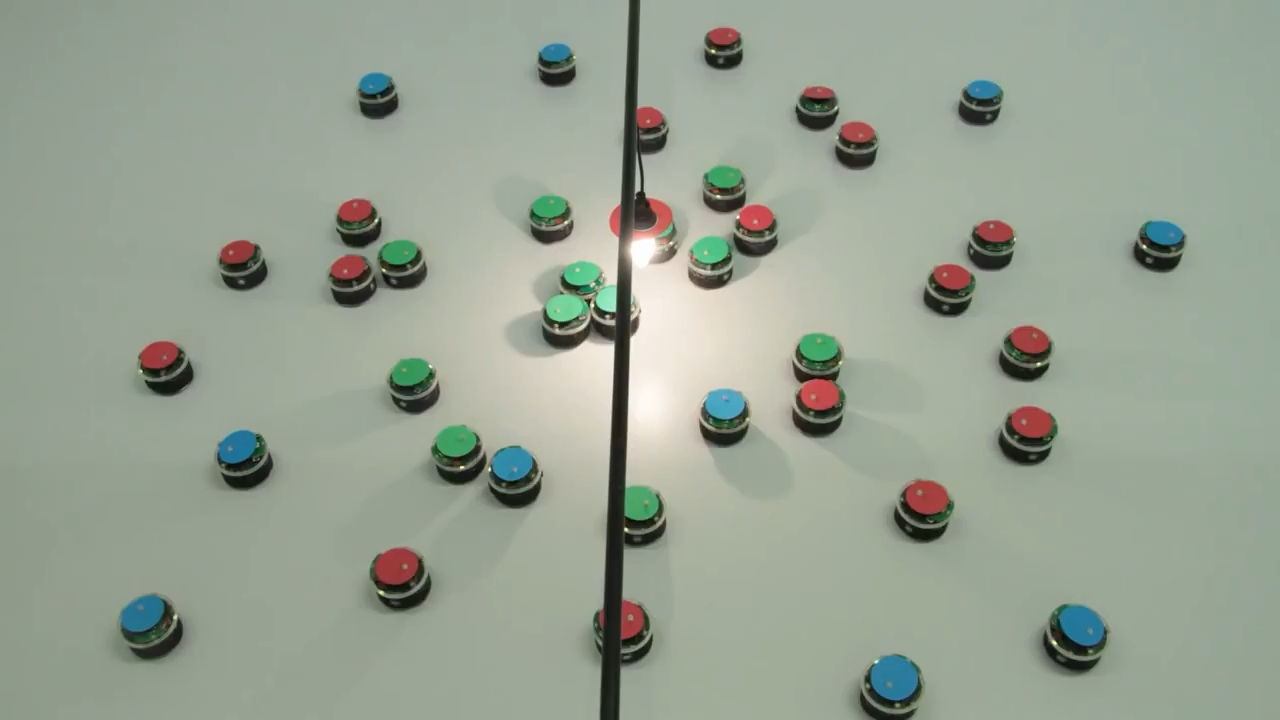
//> input picture university_labs/lab3/task3(MeanShift)/roi_robotov_1.jpg, 1280 x 720 px
$ ./lab3_task3_MeanShift_   (built with g++ and OpenCV 4)
//> lines starting //> are read from the running program, lines starting //| are printed output that depends on the picture; after the words box and inside, x2 and y2 are one past the last pixel; in counts of white or black regions, pixels touching at a corner belong together
#include <opencv2/highgui/highgui.hpp>
#include <opencv2/imgproc.hpp>
#include <iostream>

using namespace std;
using namespace cv;

Mat cimg, result;
void ResultImage(int mini, int maxi, Vec3b color, int n);

int main()
{
    Mat input_img = imread("roi_robotov_1.jpg");
//> input_img is the input picture: 720 rows x 1280 cols, CV_8UC3; mean B, G, R 146.7, 161.3, 151.4
    if (input_img.empty()) // Проверка на ошибки (загружено изображение или нет)
    {
        cout << "Could not open or find the image" << endl;
        system("pause"); // Ожидание нажатие кнопки
        return -1;
    }

    // Сегментация MeanShift
    Mat image_MeanShift;
    int spatial_radius = 60;
    int color_radius = 50;
    int pyramid_levels = 1;

    TermCriteria term_criteria{};
    term_criteria.maxCount = 5;
    term_criteria.epsilon = 1;
    term_criteria.type = TermCriteria::COUNT + TermCriteria::EPS;

    pyrMeanShiftFiltering(input_img, image_MeanShift, spatial_radius, color_radius, pyramid_levels, term_criteria);
    imshow("MeanShift", image_MeanShift); //проверка

    cvtColor(image_MeanShift, cimg, COLOR_BGR2HSV); // Преобразование из BGR в HSV
//> cimg: 720 rows x 1280 cols, CV_8UC3; mean H, S, V 50.5, 29, 163.7
    imshow("MeanShift_HSV", cimg); // проверка
    // делаем две копии
    // buff для всей магии
    // result для рисования на нём
    Mat buff;
    buff = cimg.clone();
    result = input_img.clone();
    //imshow("img", img); // проверка

    // Пороговая фильтрация. Выбор диапазона для поиска лампы
    // lamp
    inRange(cimg, Vec3b(0, 0, 150), Vec3b(17, 23, 255), cimg);
//> cimg: 720 rows x 1280 cols, CV_8UC1; 0.09% white; 63 white regions (60 under 20 px), largest, box (x1, y1, x2, y2) and area: (636, 267, 662, 311) 249, (654, 265, 672, 303) 176, (634, 254, 652, 269) 160
    //imshow("cimg", cimg); // проверка

    /// Получение маски ядра для морфологии
    Mat kernel = getStructuringElement(MORPH_RECT, Size(5, 5));
    /// Морфология
    erode(cimg, cimg, kernel, Point(-1, -1), 1); // Эрозия для устранения шумов
    dilate(cimg, cimg, kernel, Point(-1, -1), 3); // Дилатация для увеличения размеров
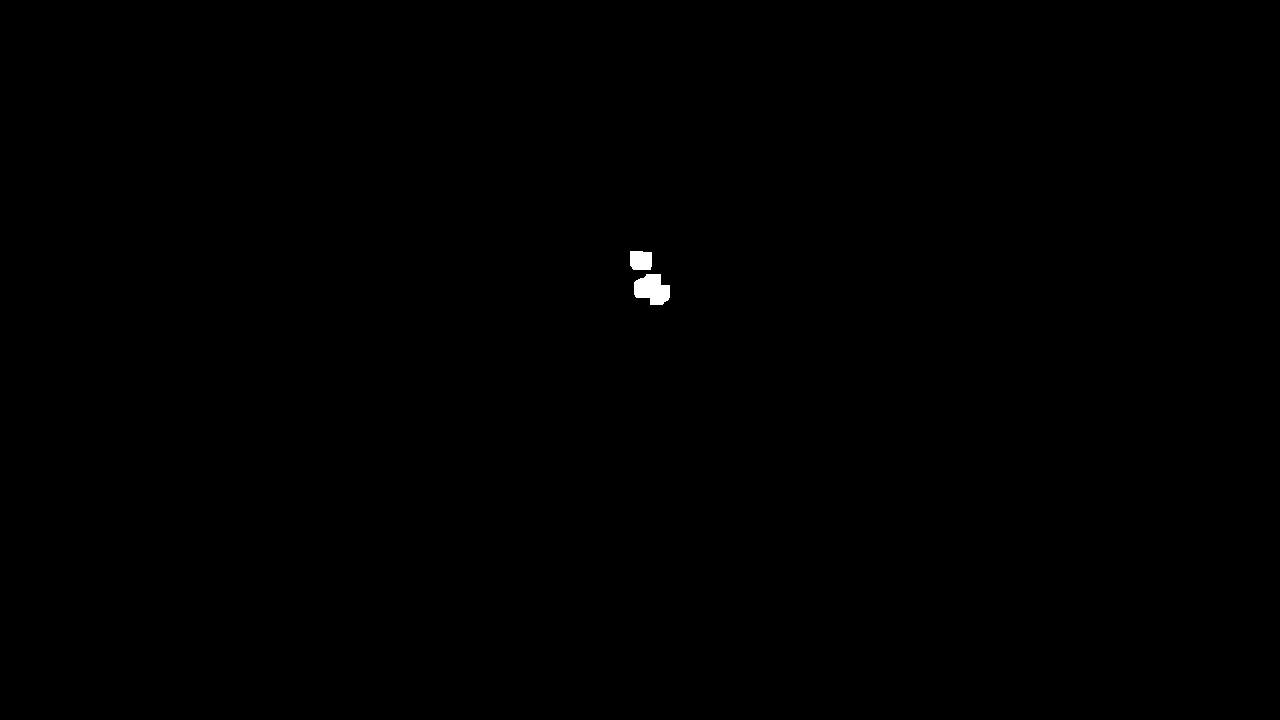
//> cimg: 720 rows x 1280 cols, CV_8UC1; 0.13% white; 2 white regions

    /// Нахождение и рисование контура лампы
    ResultImage(50, 110, Vec3b(0, 255, 255), 1);
//> in ResultImage, `findContours(cimg, cnts, RETR_EXTERNAL, CHAIN_APPROX_NONE);`: cnts = 2 contours; box (x1, y1, x2, y2) and area: (634, 274, 670, 305) 758, (630, 251, 652, 270) 360
//> the loop in ResultImage, `for (int i = 0; i < cnts.size(); i++)` made 2 passes
//> after the loop in ResultImage, `for (int i = 0; i < cnts.size(); i++)`: result: 720 rows x 1280 cols, CV_8UC3; 226 pixels changed, all inside (x1, y1, x2, y2) = (629, 250, 653, 271)
//> after the loop in ResultImage, `for (int i = 0; i < cnts.size(); i++)`: minum = 1000; imnts = moments, m00 360.5, centre m10/m00, m01/m00 = (640.5, 260)
//> in ResultImage, `circle(result, Point(imnts.m10 / imnts.m00, imnts.m01 / imnts.m00), 5,..`: result: 720 rows x 1280 cols, CV_8UC3; mean B, G, R 146.6, 161.3, 151.4

    /// Пороговая фильтрация. Выбор двух диапазононов для вычисления всех роботов нужного цвета
    /// red
    Mat a, b;
    inRange(buff, Vec3b(0, 10, 0), Vec3b(10, 255, 255), a);
//> a: 720 rows x 1280 cols, CV_8UC1; 1.3% white; 21 white regions (2 under 20 px), largest, box (x1, y1, x2, y2) and area: (374, 548, 419, 584) 1214, (906, 480, 949, 514) 1095, (1012, 407, 1052, 437) 953
    inRange(buff, Vec3b(160, 10, 0), Vec3b(179, 255, 255), b);
//> b: 720 rows x 1280 cols, CV_8UC1; 0.08% white; 19 white regions (18 under 20 px), largest, box (x1, y1, x2, y2) and area: (739, 205, 773, 230) 656
    cimg = a + b; // Сложение двух бинаризованных изображений и получение одного со всеми роботами нужного цвета
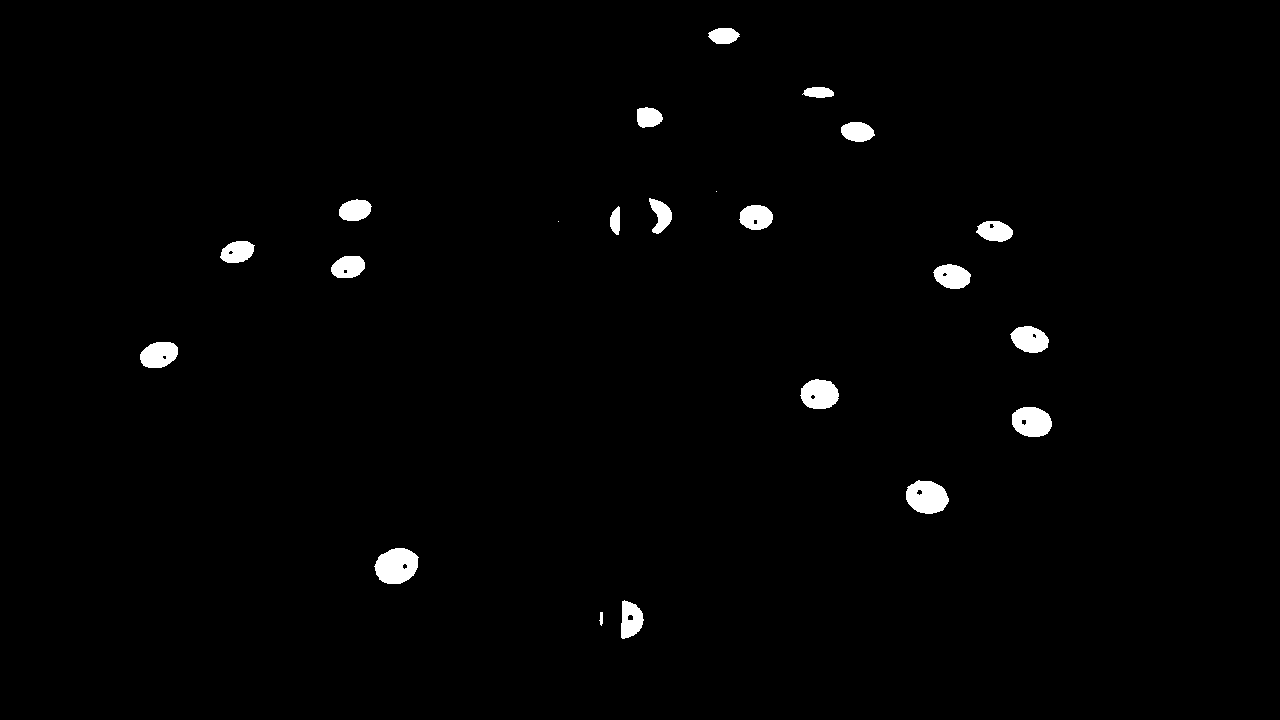
//> cimg: 720 rows x 1280 cols, CV_8UC1; 1.3% white; 22 white regions (2 under 20 px)
    // imshow("binary red", cimg); // проверка

    /// Нахождение и рисование контуров
    ResultImage(65, 130, Vec3b(0, 0, 255), 0);
//> in ResultImage (call 2), `findContours(cimg, cnts, RETR_EXTERNAL, CHAIN_APPROX_NONE);`: cnts = 22 contours, 2 with area under 20; largest, box (x1, y1, x2, y2) and area: (374, 548, 419, 584) 1171, (906, 480, 949, 514) 1058, (1012, 407, 1052, 437) 918, (800, 379, 839, 409) 862, (140, 342, 178, 368) 738
//> the loop in ResultImage (call 2), `for (int i = 0; i < cnts.size(); i++)` made 22 passes
//> after the loop in ResultImage (call 2), `for (int i = 0; i < cnts.size(); i++)`: result: 720 rows x 1280 cols, CV_8UC3; mean B, G, R 146.2, 160.8, 152.1
    //imshow("conturs_red", result); // проверка

    /// green
    cimg = buff.clone();
    inRange(cimg, Vec3b(69, 50, 140), Vec3b(80, 255, 255), cimg);
//> cimg: 720 rows x 1280 cols, CV_8UC1; 0.72% white; 61 white regions (49 under 20 px)
    //imshow("binary green", cimg); // проверка

    ResultImage(60, 150, Vec3b(0, 255, 0), 0);
//> call 3 of ResultImage, with mini = 60, maxi = 150, color = [0, 255, 0], n = 0
//> in ResultImage (call 3), `findContours(cimg, cnts, RETR_EXTERNAL, CHAIN_APPROX_NONE);`: cnts = 61 contours, 49 with area under 20; largest, box (x1, y1, x2, y2) and area: (625, 488, 659, 520) 792, (800, 334, 839, 361) 771, (390, 359, 435, 386) 746, (548, 296, 588, 320) 649, (693, 237, 728, 263) 630
//> the loop in ResultImage (call 3), `for (int i = 0; i < cnts.size(); i++)` made 61 passes
//> after the loop in ResultImage (call 3), `for (int i = 0; i < cnts.size(); i++)`:
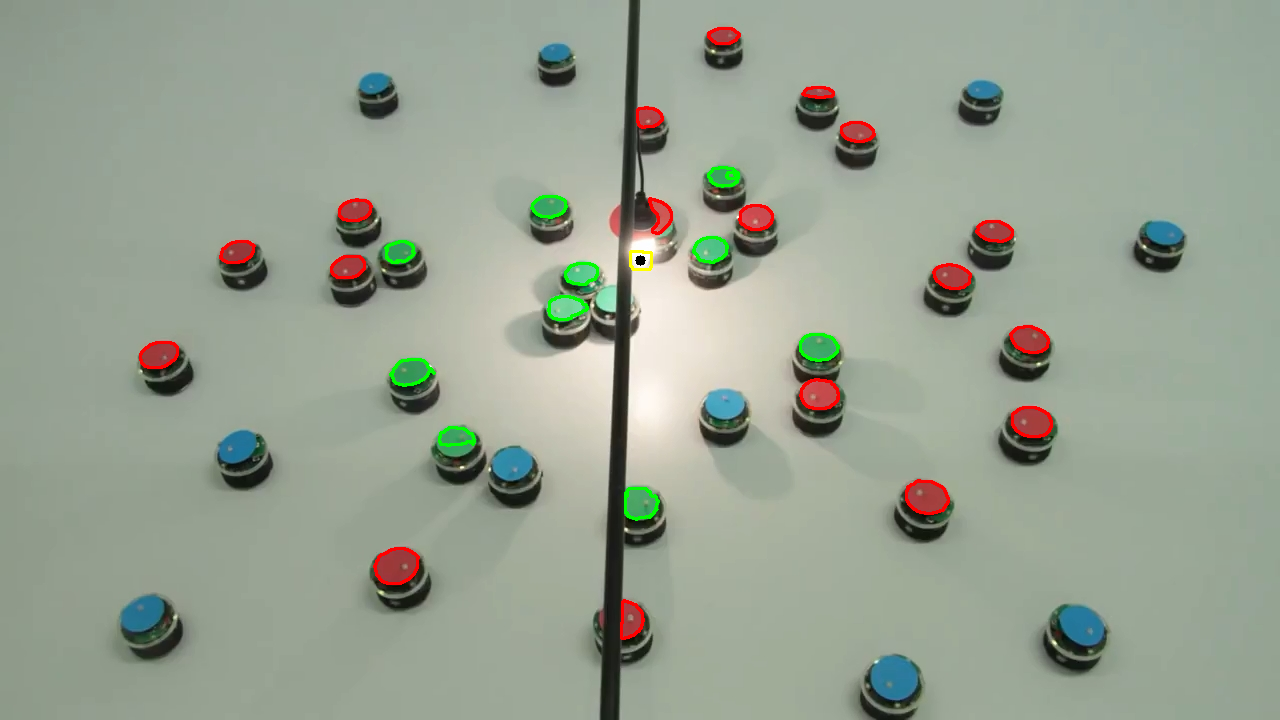
//> result: 720 rows x 1280 cols, CV_8UC3; mean B, G, R 145.8, 161.1, 151.8
//> after the loop in ResultImage (call 3), `for (int i = 0; i < cnts.size(); i++)`: minum = 1000
    //imshow("conturs_green", result); // проверка

    /// blue
    cimg = buff.clone();
    inRange(cimg, Vec3b(92, 50, 128), Vec3b(102, 255, 255), cimg);
//> cimg: 720 rows x 1280 cols, CV_8UC1; 0.96% white; 10 white regions
    //imshow("binary blue", cimg); // проверка

    ResultImage(0, 150, Vec3b(255, 0, 0), 0);
//> call 4 of ResultImage, with mini = 0, maxi = 150, color = [255, 0, 0], n = 0
//> in ResultImage (call 4), `findContours(cimg, cnts, RETR_EXTERNAL, CHAIN_APPROX_NONE);`: cnts = 10 contours; largest, box (x1, y1, x2, y2) and area: (871, 656, 918, 700) 1566, (1059, 606, 1104, 645) 1258, (121, 595, 164, 632) 1094, (493, 448, 532, 480) 947, (219, 430, 256, 463) 878
//> the loop in ResultImage (call 4), `for (int i = 0; i < cnts.size(); i++)` made 10 passes
//> after the loop in ResultImage (call 4), `for (int i = 0; i < cnts.size(); i++)`:
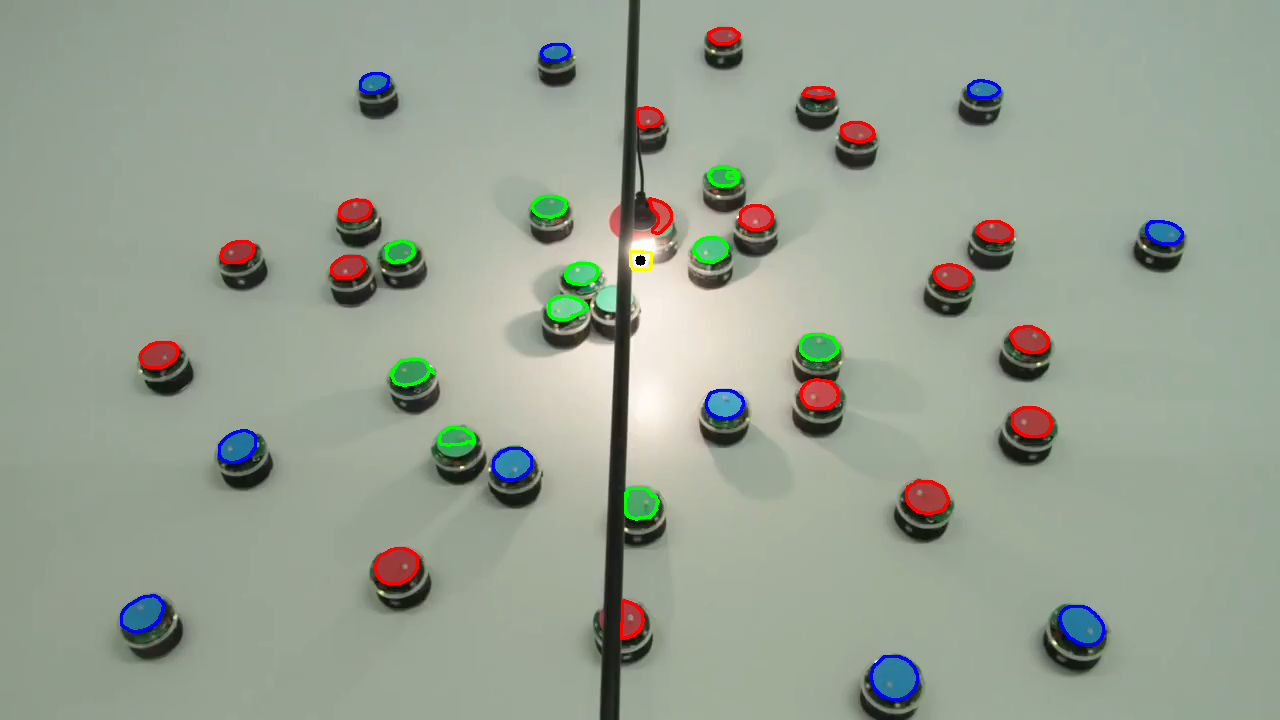
//> result: 720 rows x 1280 cols, CV_8UC3; 0.38% of pixels changed, all inside (x1, y1, x2, y2) = (120, 43, 1184, 701)
//> after the loop in ResultImage (call 4), `for (int i = 0; i < cnts.size(); i++)`: minum = 1000

    imshow("result", result);
    waitKey(0); // Ожидание нажатия клавиши
    destroyAllWindows(); // Уничтожение всех окон
    return 0;
}

void ResultImage(int mini, int maxi, Vec3b color, int n)
{
    Moments mnts, imnts, lmnts;
    vector<vector<Point>> cnts;
    // Поиск контуров объектов
    findContours(cimg, cnts, RETR_EXTERNAL, CHAIN_APPROX_NONE);

    double d = 0;
    // Максимальное расстояние от робота до лампы (чтоб рисовать линию)
    double minum = 1000;
    /// Проход по всем контурам
    for (int i = 0; i < cnts.size(); i++)
    {
        // Если размер контура  не меньше минимума и не превышает максимум, то рисуем его и находим его центр масс, для избежания детектирования лампы
        if (cnts[i].size() > mini&& cnts[i].size() < maxi)
        {
            // Находим момент контура
            mnts = moments(cnts[i]);
            // если 0, то ищутся роботы, иначе лампу
            if (n == 0)
            {
                // Нахождение расстояния от центра масс робота до центра масс лампы
                d = sqrt((lmnts.m10 / lmnts.m00 - mnts.m10 / mnts.m00) * (lmnts.m10 / lmnts.m00 - mnts.m10 / mnts.m00) +
                    (lmnts.m01 / lmnts.m00 - mnts.m01 / mnts.m00) * (lmnts.m01 / lmnts.m00 - mnts.m01 / mnts.m00));
                if (minum > d)
                {
                    // Обновление максимального расстояния
                    minum = d;
                    imnts = mnts;
                }
            }
            else if (n == 1)
            {
                /// Моменты лампы
                lmnts = mnts; // для запоминания
                imnts = mnts; // для рисования
            }
            polylines(result, cnts[i], true, color, 2, 8); // Рисование контура
        }
    }
    circle(result, Point(imnts.m10 / imnts.m00, imnts.m01 / imnts.m00), 5, Vec3b(0, 0, 0), -1); // Рисование центра масс
}
